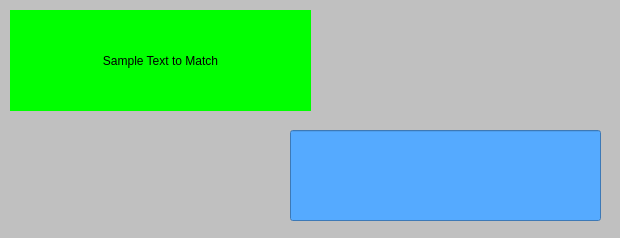
<?xml version="1.0" encoding="UTF-8"?>
<ui version="4.0">
 <class>StringMatcherPopup</class>
 <widget class="QWidget" name="StringMatcherPopup">
  <property name="geometry">
   <rect>
    <x>0</x>
    <y>0</y>
    <width>620</width>
    <height>238</height>
   </rect>
  </property>
  <property name="maximumSize">
   <size>
    <width>620</width>
    <height>420</height>
   </size>
  </property>
  <property name="windowTitle">
   <string>Form</string>
  </property>
  <property name="styleSheet">
   <string notr="true">background:rgb(192, 192, 192);</string>
  </property>
  <widget class="QLabel" name="label">
   <property name="geometry">
    <rect>
     <x>10</x>
     <y>10</y>
     <width>301</width>
     <height>101</height>
    </rect>
   </property>
   <property name="styleSheet">
    <string notr="true">background: rgb(0, 255, 0);
font: 700 20pt &quot;Segoe UI&quot;;
color: rgb(0, 0, 0);</string>
   </property>
   <property name="text">
    <string>Sample Text to Match</string>
   </property>
   <property name="alignment">
    <set>Qt::AlignCenter</set>
   </property>
  </widget>
  <widget class="QLineEdit" name="lineEdit">
   <property name="geometry">
    <rect>
     <x>290</x>
     <y>130</y>
     <width>311</width>
     <height>91</height>
    </rect>
   </property>
   <property name="styleSheet">
    <string notr="true">background: rgb(85, 170, 255);
font: 700 20pt &quot;Segoe UI&quot;;
color: rgb(0, 0, 0);</string>
   </property>
  </widget>
 </widget>
 <resources/>
 <connections/>
</ui>
